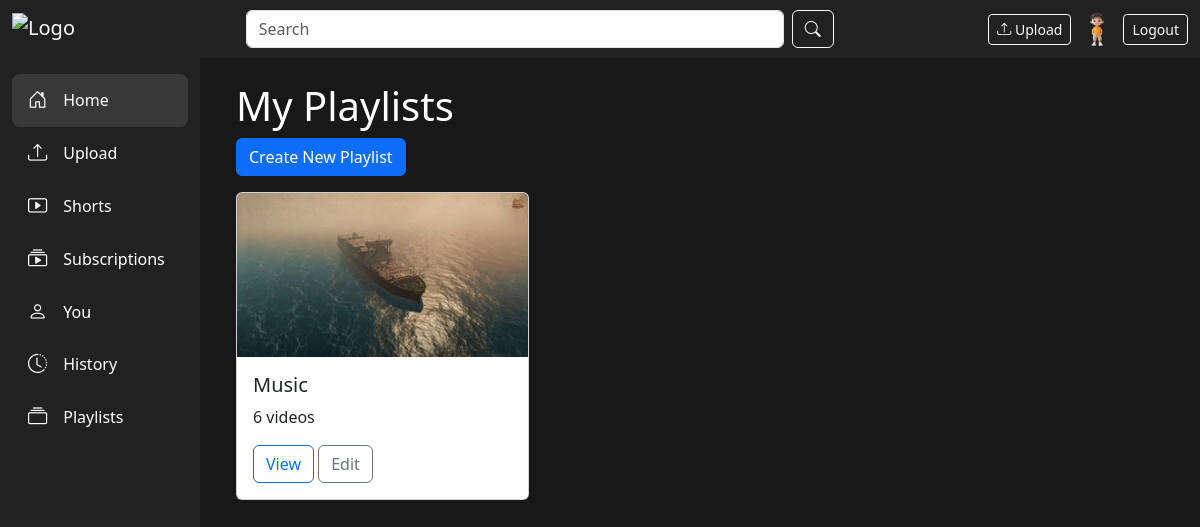
The app's page /playlists/ (signed in) with its own data.
### users/models.py (models this page shows, shortened)
class Profile(models.Model):
    user = models.OneToOneField(settings.AUTH_USER_MODEL, on_delete=models.CASCADE)
    avatar = models.ImageField(upload_to="avatars/", blank=True, null=True, default="avatars/human_avatar.png")
    channel_name = models.CharField(max_length=150)
    subscribers = models.ManyToManyField(
        settings.AUTH_USER_MODEL, related_name="subscribed_to", blank=True
    )
    bio = models.TextField(blank=True)

### playlists/models.py (models this page shows, shortened)
class Playlist(models.Model):
    user = models.ForeignKey(settings.AUTH_USER_MODEL, on_delete=models.CASCADE)
    name = models.CharField(max_length=200)
    videos = models.ManyToManyField(Video, blank=True)
    created_at = models.DateTimeField(auto_now_add=True)
    is_public = models.BooleanField(default=True)

### videos/models.py (models this page shows, shortened)
class Video(models.Model):
    STATUS_CHOICES = (
        ("processing", "Processing"),
        ("published", "Published"),
    )
    uploader = models.ForeignKey(settings.AUTH_USER_MODEL, on_delete=models.CASCADE)
    title = models.CharField(max_length=255)
    description = models.TextField(blank=True)
    video_file = models.FileField(upload_to="videos/", max_length=255)
    thumbnail = models.ImageField(upload_to="thumbnails/", blank=True)
    category = models.ForeignKey(Category, on_delete=models.SET_NULL, null=True, blank=True)
    views = models.PositiveIntegerField(default=0)
    likes = models.ManyToManyField(settings.AUTH_USER_MODEL, related_name="liked_videos", blank=True)
    created_at = models.DateTimeField(auto_now_add=True)
    status = models.CharField(max_length=20, choices=STATUS_CHOICES, default="processing")

### playlists/views.py (the view)
# urls.py: path("", views.list_playlists, name="list"),
@login_required
def list_playlists(request):
    playlists = Playlist.objects.filter(user=request.user)
    return render(request, "playlists/list.html", {"playlists": playlists})

### templates/playlists/list.html (shortened to what this page needs)
{% extends "base.html" %}
{% block content %}
<div class="container">
    <h1>My Playlists</h1>
    <a href="{% url 'playlists:create' %}" class="btn btn-primary mb-3">Create New Playlist</a>
    <div class="row">
        {% for playlist in playlists %}
        <div class="col-md-4 mb-3">
            <div class="card">
                {% if playlist.videos.first.thumbnail %}
                <img src="{{ playlist.videos.first.thumbnail.url }}" class="card-img-top" alt="{{ playlist.name }}">
                {% endif %}
                <div class="card-body">
                    <h5 class="card-title">{{ playlist.name }}</h5>
                    <p class="card-text">{{ playlist.videos.count }} videos</p>
                    <a href="{% url 'playlists:detail' playlist.id %}" class="btn btn-outline-primary">View</a>
                    <a href="{% url 'playlists:edit' playlist.id %}" class="btn btn-outline-secondary">Edit</a>
                </div>
            </div>
        </div>
        {% empty %}
        <p>You have no playlists yet.</p>
        {% endfor %}
    </div>
</div>
{% endblock %}

### templates/base.html (shortened to what this page needs)
<!DOCTYPE html>
<html lang="en">
<head>
    <link rel="stylesheet" href="https://cdn.jsdelivr.net/npm/bootstrap@5.3.0/dist/css/bootstrap.min.css">
    <link rel="stylesheet" href="https://cdn.jsdelivr.net/npm/bootstrap-icons@1.10.5/font/bootstrap-icons.css">
</head>
<body>
<nav class="navbar navbar-expand-lg navbar-dark">
  <div class="container-fluid">
    <a class="navbar-brand d-flex align-items-center" href="/">
      <img src="https://www.gstatic.com/youtube/img/branding/youtubelogo/svg/youtubelogo.svg" alt="Logo" style="height:32px;">
    </a>
    <form class="d-flex mx-auto w-50" action="/search/" method="get">
      <input class="form-control me-2" name="q" type="search" placeholder="Search" aria-label="Search">
      <button class="btn btn-outline-light" type="submit"><i class="bi bi-search"></i></button>
    </form>
    <div class="d-flex align-items-center">
      {% if request.user.is_authenticated %}
        <a href="{% url 'videos:upload' %}" class="btn btn-outline-light btn-sm me-2"><i class="bi bi-upload"></i> Upload</a>
        <a href="{% url 'users:channel' request.user.username %}" class="me-2">
          {% if request.user.profile.avatar and request.user.profile.avatar.name %}
            <img src="{{ request.user.profile.avatar.url }}" class="avatar" alt="Avatar">
          {% else %}
            <img src="/static/human_avatar.png" class="avatar" alt="Avatar">
          {% endif %}
        </a>
        <a href="{% url 'users:logout' %}" class="btn btn-outline-light btn-sm">Logout</a>
      {% else %}
        <a href="{% url 'users:login' %}" class="btn btn-outline-light btn-sm me-2">Sign in</a>
      {% endif %}
    </div>
  </div>
</nav>
<div class="container-fluid">
  <div class="row">
    <nav class="col-2 col-md-2 d-none d-md-block sidebar">
      <ul class="nav flex-column">
        <li class="nav-item"><a class="nav-link active" href="/"><i class="bi bi-house-door"></i> Home</a></li>
        <li class="nav-item"><a class="nav-link" href="{% url 'videos:upload' %}"><i class="bi bi-upload"></i> Upload</a></li>
        <li class="nav-item"><a class="nav-link" href="#"><i class="bi bi-play-btn"></i> Shorts</a></li>
        <li class="nav-item"><a class="nav-link" href="{% url 'interactions:subscriptions' %}"><i class="bi bi-collection-play"></i> Subscriptions</a></li>
        {% if request.user.is_authenticated %}
        <li class="nav-item"><a class="nav-link" href="{% url 'users:channel' request.user.username %}"><i class="bi bi-person"></i> You</a></li>
        {% endif %}
        <li class="nav-item"><a class="nav-link" href="{% url 'history:history' %}"><i class="bi bi-clock-history"></i> History</a></li>
        <li class="nav-item"><a class="nav-link" href="{% url 'playlists:list' %}"><i class="bi bi-collection"></i> Playlists</a></li>
      </ul>
    </nav>
    <main class="col-12 col-md-10 ms-sm-auto px-md-4 py-4">
      {% block content %}{% endblock %}
    </main>
  </div>
</div>
</body>
</html>

### templates/base.html (style rules this page uses)
body { background: #181818; color: #fff; }
.sidebar { min-height: 100vh; background: #212121; padding-top: 1rem; }
.sidebar a { color: #fff; text-decoration: none; display: flex; align-items: center; padding: 0.75rem 1rem; border-radius: 8px; }
.sidebar a.active, .sidebar a:hover { background: #383838; }
.sidebar .bi { margin-right: 1rem; font-size: 1.2rem; }
.navbar { background: #212121 !important; }
.navbar-brand img { height: 32px; }
.avatar { width: 36px; height: 36px; border-radius: 50%; object-fit: cover; }

### records on screen
Playlist: videos.first.thumbnail (picture), name "Music", videos.count "6"
